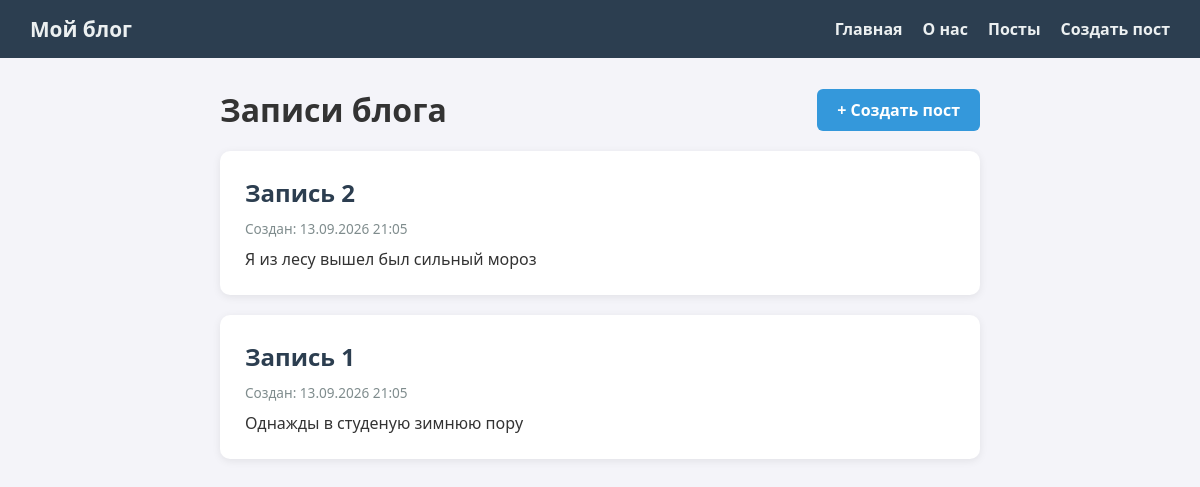
The app's page /posts/, older data.
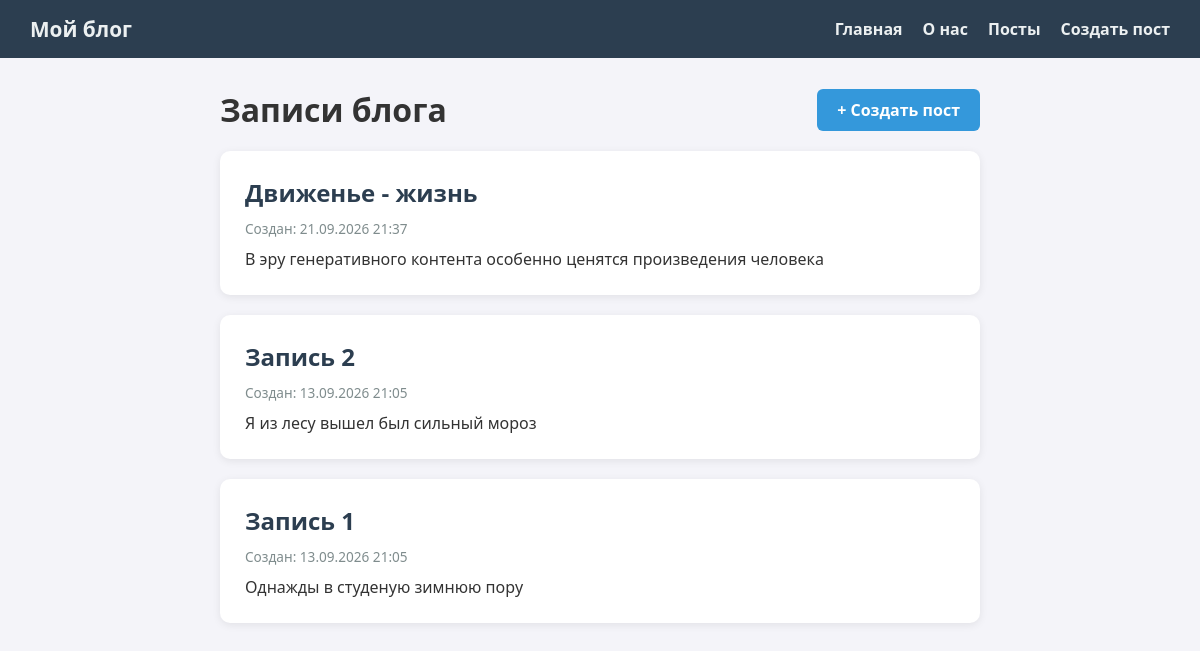
The same page, newer data.
### blog/models.py (models this page shows, shortened)
class Post(models.Model):
    title = models.CharField(max_length=100, verbose_name='Заголовок')
    content = models.TextField(verbose_name='Содержание')
    created_at = models.DateTimeField(auto_now_add=True, verbose_name='Дата создания')
    updated_at = models.DateTimeField(auto_now=True, verbose_name='Дата обновления')
    class Meta:
        ordering = ['-created_at']

### blog/views.py (the view)
# urls.py: path('posts/', views.PostListView.as_view(), name='post_list'),
class PostListView(ListView):
    model = Post
    template_name = 'blog/post_list.html'
    context_object_name = 'posts'

### blog/templates/blog/post_list.html (shortened to what this page needs)
{% extends 'blog/base.html' %}
{% block content %}
<div style="display: flex; justify-content: space-between; align-items: center; margin-bottom: 20px;">
    <h1>Записи блога</h1>
    <a class="btn btn-primary" href="{% url 'post_create' %}">+ Создать пост</a>
</div>
{% for post in posts %}
<div class="card">
    <h2><a href="{% url 'post_detail' post.pk %}">{{ post.title }}</a></h2>
    <p class="meta">Создан: {{ post.created_at|date:"d.m.Y H:i" }}</p>
    <p>{{ post.content|truncatechars:200 }}</p>
</div>
{% empty %}
<div class="card">
    <p>Пока нет ни одной записи.</p>
    <a class="btn btn-primary" href="{% url 'post_create' %}">Создать первый пост</a>
</div>
{% endfor %}
{% endblock %}

### blog/templates/blog/base.html (shortened to what this page needs)
<!DOCTYPE html>
<html lang="ru">
<head>
</head>
<body>
    <nav class="navbar">
        <a class="brand" href="{% url 'home' %}">Мой блог</a>
        <a href="{% url 'home' %}">Главная</a>
        <a href="{% url 'about' %}">О нас</a>
        <a href="{% url 'post_list' %}">Посты</a>
        <a href="{% url 'post_create' %}">Создать пост</a>
    </nav>
    <div class="container">
        {% block content %}{% endblock %}
    </div>
</body>
</html>

### blog/templates/blog/base.html (style rules this page uses)
* { margin: 0; padding: 0; box-sizing: border-box; }
body { font-family: 'Segoe UI', Arial, sans-serif; background: #f4f4f9; color: #333; }
.navbar { background: #2c3e50; padding: 15px 30px; display: flex; gap: 20px; align-items: center; }
.navbar a { color: #ecf0f1; text-decoration: none; font-weight: 600; transition: color 0.2s; }
.navbar .brand { font-size: 1.3rem; margin-right: auto; }
.container { max-width: 800px; margin: 30px auto; padding: 0 20px; }
.card { background: #fff; border-radius: 10px; padding: 25px; margin-bottom: 20px; box-shadow: 0 2px 8px rgba(0,0,0,0.08); }
.card h2 { margin-bottom: 10px; }
.card h2 a { color: #2c3e50; text-decoration: none; }
.meta { color: #7f8c8d; font-size: 0.85rem; margin-bottom: 10px; }
.btn { display: inline-block; padding: 10px 20px; border-radius: 6px; text-decoration: none; font-weight: 600; border: none; cursor: pointer; transition: background 0.2s; }
.btn-primary { background: #3498db; color: #fff; }

Row changes from the older to the newer data that the page shows:
added Post: title "Движенье - жизнь", created_at "21.09.2026 21:37", content "В эру генеративного контента особенно ценятся произведения человека"
